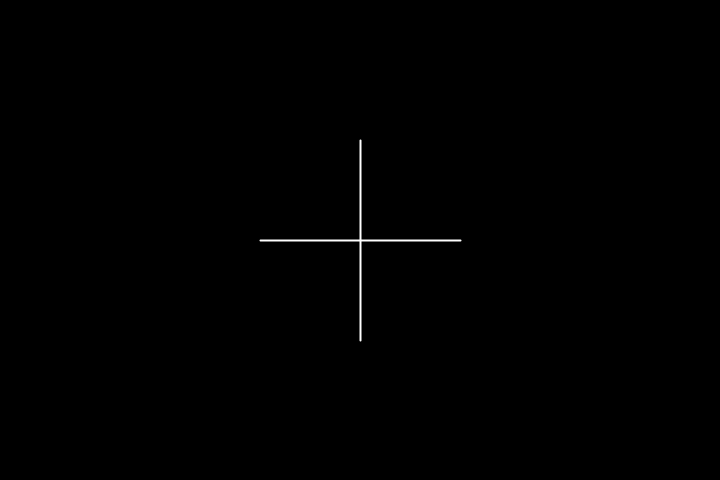
Frame 1 (no input)
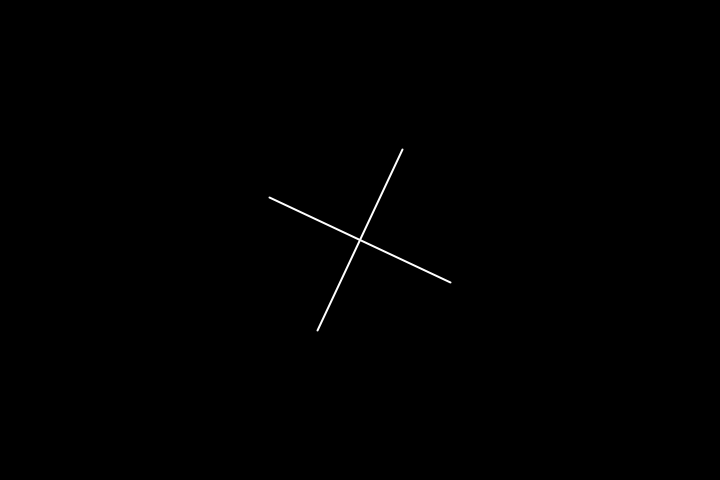
Frame 60 (the mouse pressed at the canvas centre just before this capture)
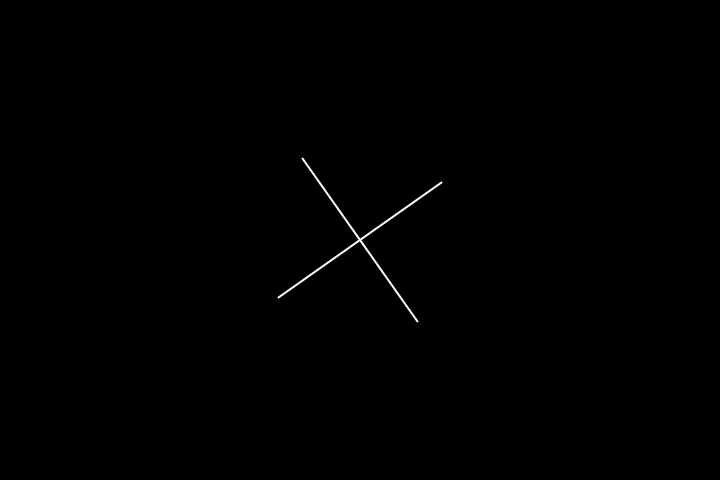
Frame 120 (the mouse held since frame 60 and released just before this capture)

The Processing sketch that drew these frames (run headless with seeded random() and noise(); from frame 60 on, the mouse is pressed at the canvas centre):

// Processing sketch: patern_25
// ── patern_25.pde
// pattern 25
int bpm = 127; // 
float crossLength = 100; // Length of the cross
float crossWidth = 10; // Width of the cross
float angle = 0; // Initial angle of rotation
boolean fallingApart = false; // Flag for falling apart
int lastBeatMillis;
float crossSeparation = 5; // Separation between pieces

void setup() {
  size(720, 480);

  lastBeatMillis = millis();
}

void draw() {
  background(0); // Black background
  translate(width / 2, height / 2);
  rotate(radians(angle));
  stroke(255); // White color
  strokeWeight(2);

  if (fallingApart) {
    // Generate falling apart effect
    for (int i = -3; i <= 3; i++) {
      float offset = i * crossSeparation;
      line(offset, -crossLength, offset, crossLength);
    }
  } else {
    // Draw the spinning cross
    line(0, -crossLength, 0, crossLength);
    line(-crossLength, 0, crossLength, 0);
  }

  // Update the angle of rotation
  angle += 5; // Adjust rotation speed

  // Check for a new beat based on time elapsed
  if (millis() - lastBeatMillis >= 60000.0 / bpm) {
    fallingApart = !fallingApart; // Toggle falling apart
    lastBeatMillis = millis();
  }
}
